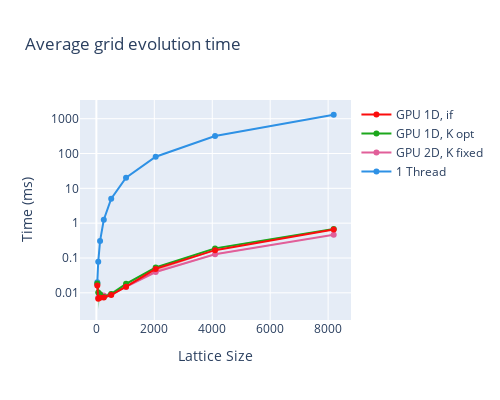

This figure's notebook cell:
### Code cell
fig = go.Figure()
for idx, (name, dfs, _) in enumerate(runs):
    df = pd.concat(dfs)
    df["avgEvolveTime"] = df["avgEvolveTime"] / 1e6 # time is originally in ns

    add_mean_std_trace(fig, df, name, idx, "avgEvolveTime")

fig.update_layout(title="Average grid evolution time", xaxis_title='Lattice Size', yaxis_title="Time (ms)", width=500, height=400)
fig.update_yaxes(type="log")
fig.show()

### Figure 1 — Plotly figure (JSON) as saved in the notebook; plotly's stock layout.template omitted (floating-point values rounded to 4 significant figures)
{"data": [{"line": {"color": "#2E91E5"}, "mode": "lines+markers", "name": "1 Thread", "type": "scatter", "x": [32, 64, 128, 256, 512, 1024, 2048, 4096, 8192], "y": [0.02027, 0.0778, 0.3099, 1.252, 5.06, 20.21, 80.95, 319.5, 1298.0]}, {"line": {"width": 0}, "mode": "lines", "name": "1 Thread upper", "showlegend": false, "type": "scatter", "x": [32, 64, 128, 256, 512, 1024, 2048, 4096, 8192], "y": [null, null, null, null, null, null, null, null, null]}, {"fill": "tonexty", "fillcolor": "rgba(46, 145, 229, 0.30)", "line": {"width": 0}, "mode": "lines", "name": "1 Thread lower", "showlegend": false, "type": "scatter", "x": [32, 64, 128, 256, 512, 1024, 2048, 4096, 8192], "y": [null, null, null, null, null, null, null, null, null]}, {"line": {"color": "#E15F99"}, "mode": "lines+markers", "name": "GPU 2D, K fixed", "type": "scatter", "x": [32, 64, 128, 256, 512, 1024, 2048, 4096, 8192], "y": [0.01771, 0.007364, 0.009001, 0.008322, 0.009151, 0.01479, 0.03948, 0.1284, 0.4619]}, {"line": {"width": 0}, "mode": "lines", "name": "GPU 2D, K fixed upper", "showlegend": false, "type": "scatter", "x": [32, 64, 128, 256, 512, 1024, 2048, 4096, 8192], "y": [0.01892, 0.007784, 0.009787, 0.008794, 0.009925, 0.01565, 0.04162, 0.1356, 0.4646]}, {"fill": "tonexty", "fillcolor": "rgba(225, 95, 153, 0.30)", "line": {"width": 0}, "mode": "lines", "name": "GPU 2D, K fixed lower", "showlegend": false, "type": "scatter", "x": [32, 64, 128, 256, 512, 1024, 2048, 4096, 8192], "y": [0.0165, 0.006944, 0.008215, 0.00785, 0.008378, 0.01392, 0.03734, 0.1211, 0.4593]}, {"line": {"color": "#1CA71C"}, "mode": "lines+markers", "name": "GPU 1D, K opt", "type": "scatter", "x": [32, 64, 128, 256, 512, 1024, 2048, 4096, 8192], "y": [0.01861, 0.01013, 0.00902, 0.007602, 0.009206, 0.01817, 0.05329, 0.1888, 0.6837]}, {"line": {"width": 0}, "mode": "lines", "name": "GPU 1D, K opt upper", "showlegend": false, "type": "scatter", "x": [32, 64, 128, 256, 512, 1024, 2048, 4096, 8192], "y": [0.01999, 0.01683, 0.01085, 0.008721, 0.01037, 0.01959, 0.05431, 0.1974, 0.7049]}, {"fill": "tonexty", "fillcolor": "rgba(28, 167, 28, 0.30)", "line": {"width": 0}, "mode": "lines", "name": "GPU 1D, K opt lower", "showlegend": false, "type": "scatter", "x": [32, 64, 128, 256, 512, 1024, 2048, 4096, 8192], "y": [0.01724, 0.003429, 0.00719, 0.006483, 0.008041, 0.01675, 0.05227, 0.1802, 0.6624]}, {"line": {"color": "#FB0D0D"}, "mode": "lines+markers", "name": "GPU 1D, if", "type": "scatter", "x": [32, 64, 128, 256, 512, 1024, 2048, 4096, 8192], "y": [0.01626, 0.006799, 0.007186, 0.007346, 0.00863, 0.01503, 0.04869, 0.1677, 0.6588]}, {"line": {"width": 0}, "mode": "lines", "name": "GPU 1D, if upper", "showlegend": false, "type": "scatter", "x": [32, 64, 128, 256, 512, 1024, 2048, 4096, 8192], "y": [0.01687, 0.006967, 0.007551, 0.008208, 0.008926, 0.01569, 0.05548, 0.17, 0.6594]}, {"fill": "tonexty", "fillcolor": "rgba(251, 13, 13, 0.30)", "line": {"width": 0}, "mode": "lines", "name": "GPU 1D, if lower", "showlegend": false, "type": "scatter", "x": [32, 64, 128, 256, 512, 1024, 2048, 4096, 8192], "y": [0.01565, 0.006631, 0.00682, 0.006484, 0.008334, 0.01437, 0.0419, 0.1654, 0.6583]}], "layout": {"height": 400, "title": {"text": "Average grid evolution time"}, "width": 500, "xaxis": {"title": {"text": "Lattice Size"}}, "yaxis": {"title": {"text": "Time (ms)"}, "type": "log"}}}
